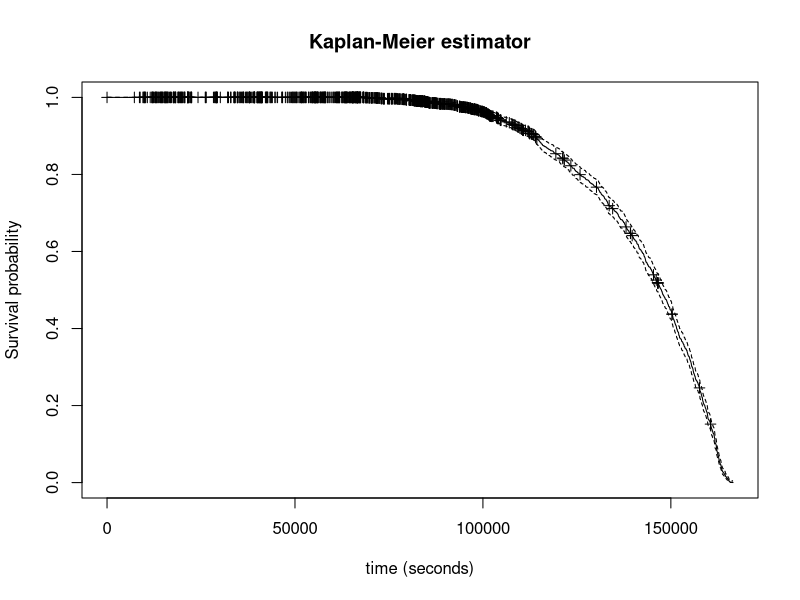
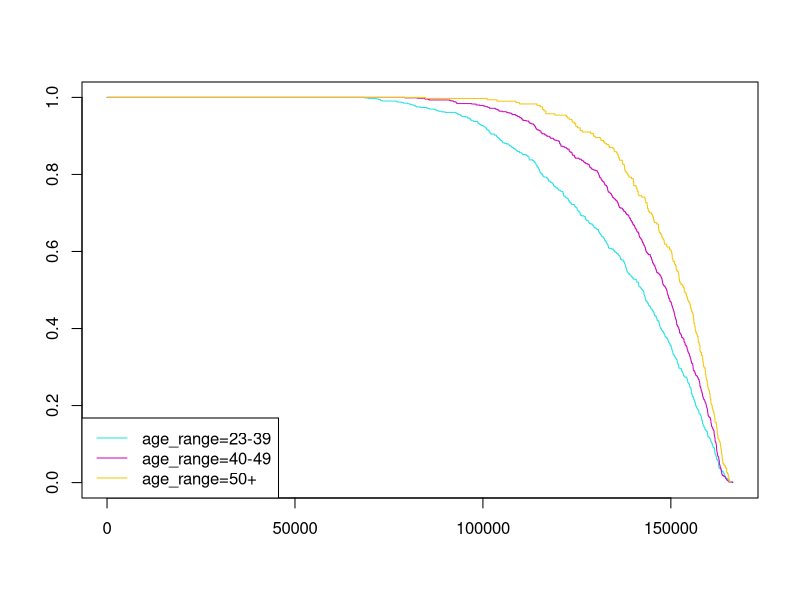
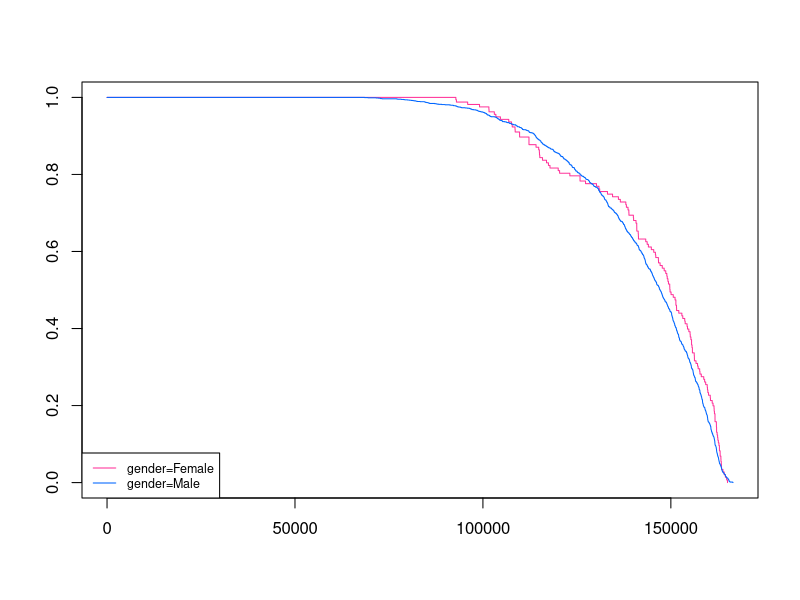
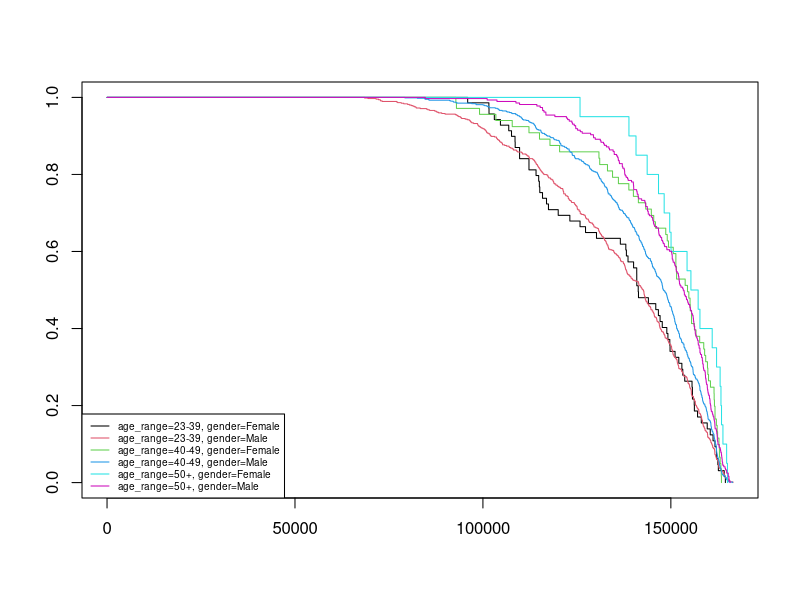
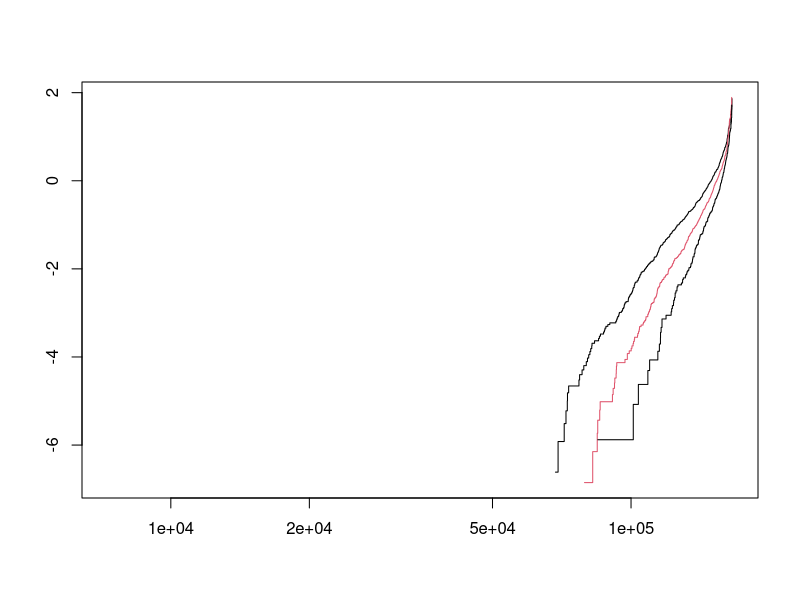
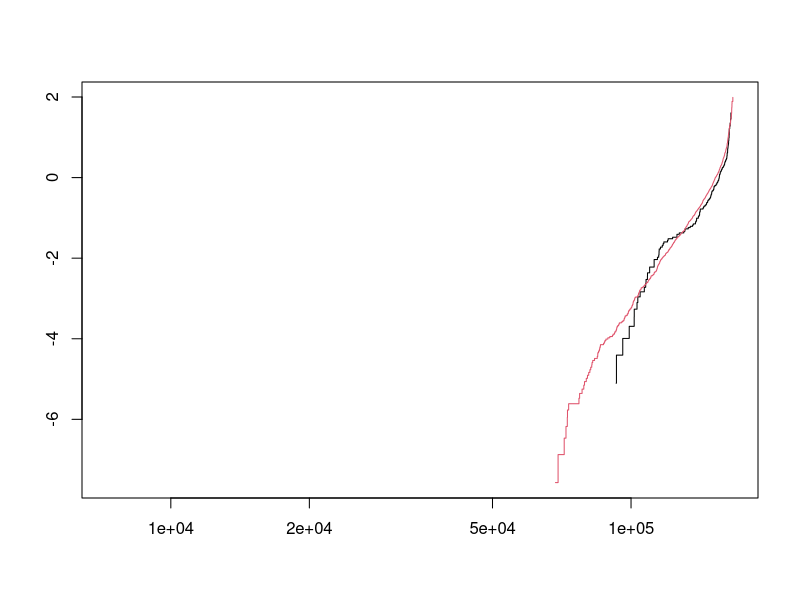
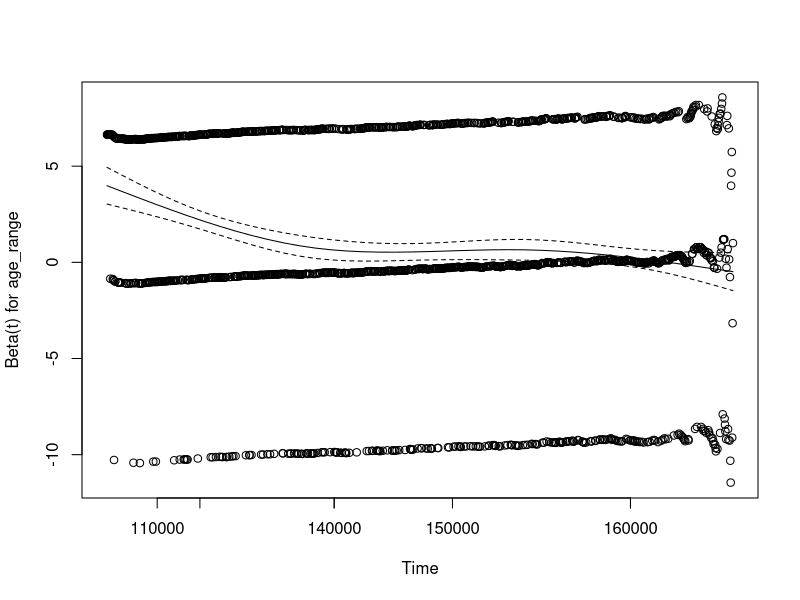

Recreate these plots in R, in order.
## ---- chunk 1
knitr::opts_chunk$set(echo = TRUE)
## ---- chunk 2
library(tidyverse)
library(dplyr)
library(survival)
library(lubridate)
## ---- chunk 3
setwd('C:/Users/romai/Documents/DSTI/21-Survival Analysis/UTMB')
data_utmb17 <- read_csv("utmb_2017.csv", col_names = TRUE)
head(data_utmb17)
## ---- chunk 4
problems(data_utmb17)
## ---- chunk 5
colnames(data_utmb17)
## ---- chunk 6
str(data_utmb17)
## ---- chunk 7
data_utmb17 <- data_utmb17[,-1] 
## ---- chunk 8

data_utmb17 <-data_utmb17 |>
  mutate(gender = case_when(
    endsWith(category, " H") ~ "Male",
    endsWith(category, " F") ~ "Female"),
    age = substring(data_utmb17$category, first=1, last=2),
    status = case_when(time != 'NA' ~ 1, TRUE ~ 0),
    .after ="category")
## ---- chunk 9
data_utmb17$highesttime <- apply(data_utmb17[11:35], 1, function(x) max(x, na.rm = TRUE))
data_utmb17<-data_utmb17|>
  mutate(highesttime = replace_na(highesttime, '00:00:00'))
## ---- chunk 10
str(data_utmb17$highesttime)
## ---- chunk 11
data_utmb17$timetoevent<- lubridate::hms(data_utmb17$highesttime)
data_utmb17$timetoevent<- period_to_seconds(data_utmb17$timetoevent)
## ---- chunk 12
data_utmb17<- data_utmb17[,-11:-34]
colnames(data_utmb17)
## ---- chunk 13
data_utmb17<-  data_utmb17[,-c(2,3,4,8,9,10)]
## ---- chunk 14
age_range <- tibble('age' =
                      c("V1", "V2","V3", "V4", "SE"),
                    'age_range' = c("40-49", "50-59", "60-69", "70+", "23-39")
                    )
data_utmb17 <- data_utmb17 |> inner_join(age_range,by = "age")

#Move column "age_range" just after column "age"
data_utmb17 <- data_utmb17  %>% relocate("age_range", .after = "age")
## ---- chunk 15
table(data_utmb17$age_range)
## ---- chunk 16
data_utmb17 ["age_range"] [data_utmb17 ["age_range"] == "60-69"]<- "50+"
data_utmb17 ["age_range"] [data_utmb17 ["age_range"] == "70+"]<- "50+"
data_utmb17 ["age_range"] [data_utmb17 ["age_range"] == "50-59"] <- "50+"
## ---- chunk 17
table(data_utmb17$age_range)
## ---- chunk 18
table(data_utmb17$age_range, data_utmb17$gender)
## ---- chunk 19

fit.KM <- survfit(Surv(timetoevent, status) ~ 1, data = data_utmb17)
fit.KM


plot(fit.KM, mark.time = TRUE,
     main = "Kaplan-Meier estimator",
     ylab = "Survival probability",
     xlab = "time (seconds)")

## ---- chunk 20

fit.KMage <- survfit(Surv(timetoevent, status) ~ age_range, data = data_utmb17)
fit.KMage

plot(fit.KMage, col = 13:16)
legend("bottomleft", lty = 1, col = 13:16, legend = names(fit.KMage$strata))
## ---- chunk 21
diff.KMage <- survdiff(Surv(timetoevent, status) ~ age_range, data = data_utmb17)
diff.KMage

## ---- chunk 22
cox.age<- coxph(Surv(timetoevent, status) ~ age_range, data = data_utmb17)
summary(cox.age)
## ---- chunk 23
fit.KMgender <- survfit(Surv(timetoevent, status) ~ gender, data = data_utmb17)
fit.KMgender

plot(fit.KMgender, col = c("#FF3399", "#0066FF"),pch = 19)
legend("bottomleft", lty = 1, col = c("#FF3399", "#0066FF"), cex= 0.75, legend = names(fit.KMgender$strata))


## ---- chunk 24
diff.KMgender <- survdiff(Surv(timetoevent, status) ~ gender, data = data_utmb17)
diff.KMgender

## ---- chunk 25
diff.KMgender2 <- survdiff(Surv(timetoevent, status) ~ gender + strata(age_range), data = data_utmb17)
diff.KMgender2
## ---- chunk 26
cox.gender<- coxph(Surv(timetoevent, status) ~ gender + strata(age_range), data = data_utmb17)
summary(cox.gender)
## ---- chunk 27
fit.KMage_gender <- survfit(Surv(timetoevent, status) ~ age_range + gender, data = data_utmb17)
fit.KMage_gender

plot(fit.KMage_gender, col = 1:9)
legend("bottomleft",lty = 1, col = 1:9, legend = names(fit.KMage_gender$strata), cex= 0.6, box.lty=1)
## ---- chunk 28
diff.KMage_gender1 <- survdiff(Surv(timetoevent, status) ~ gender + age_range , data = data_utmb17)
diff.KMage_gender1
## ---- chunk 29
cox.age_gender1<- coxph(Surv(timetoevent, status) ~ gender + age_range, data = data_utmb17)
summary(cox.age_gender1)
## ---- chunk 30

cox.age_gender2<- coxph(Surv(timetoevent, status) ~ gender + age_range + age_range:gender, data = data_utmb17)
summary(cox.age_gender2)
## ---- chunk 31

cox.age_gender3<- coxph(Surv(timetoevent, status) ~ age_range + strata(gender) , data = data_utmb17)
summary(cox.age_gender3)

## ---- chunk 32
fits<- list(MA = cox.age, MB = cox.gender, MC1 = cox.age_gender1, MC2=cox.age_gender2, MC3 = cox.age_gender3)
sapply(fits, AIC)
## ---- chunk 33
plot(survfit(Surv(timetoevent, status) ~ age_range , data = data_utmb17),
     fun = "cloglog",
     col = 1:2)
## ---- chunk 34
plot(survfit(Surv(timetoevent, status) ~ gender , data = data_utmb17),
     fun = "cloglog",
     col = 1:2)
## ---- chunk 35
test.ph <- cox.zph(cox.age)
test.ph
plot(test.ph)
